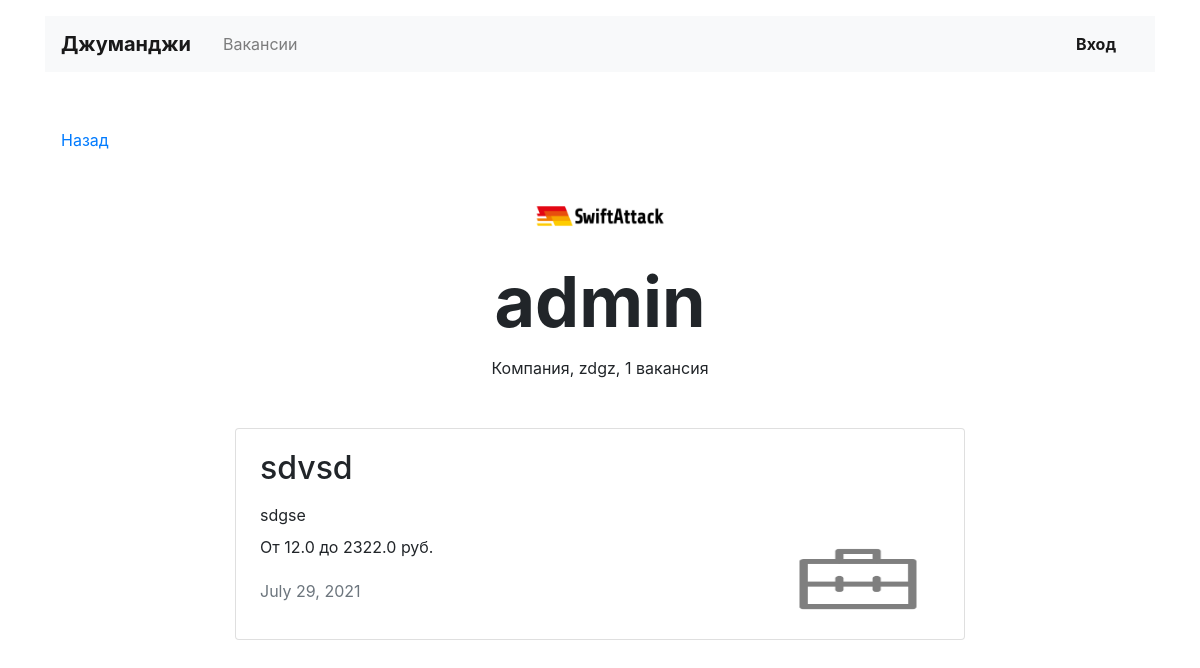
/companies/6, run on an earlier commit of the app's database.
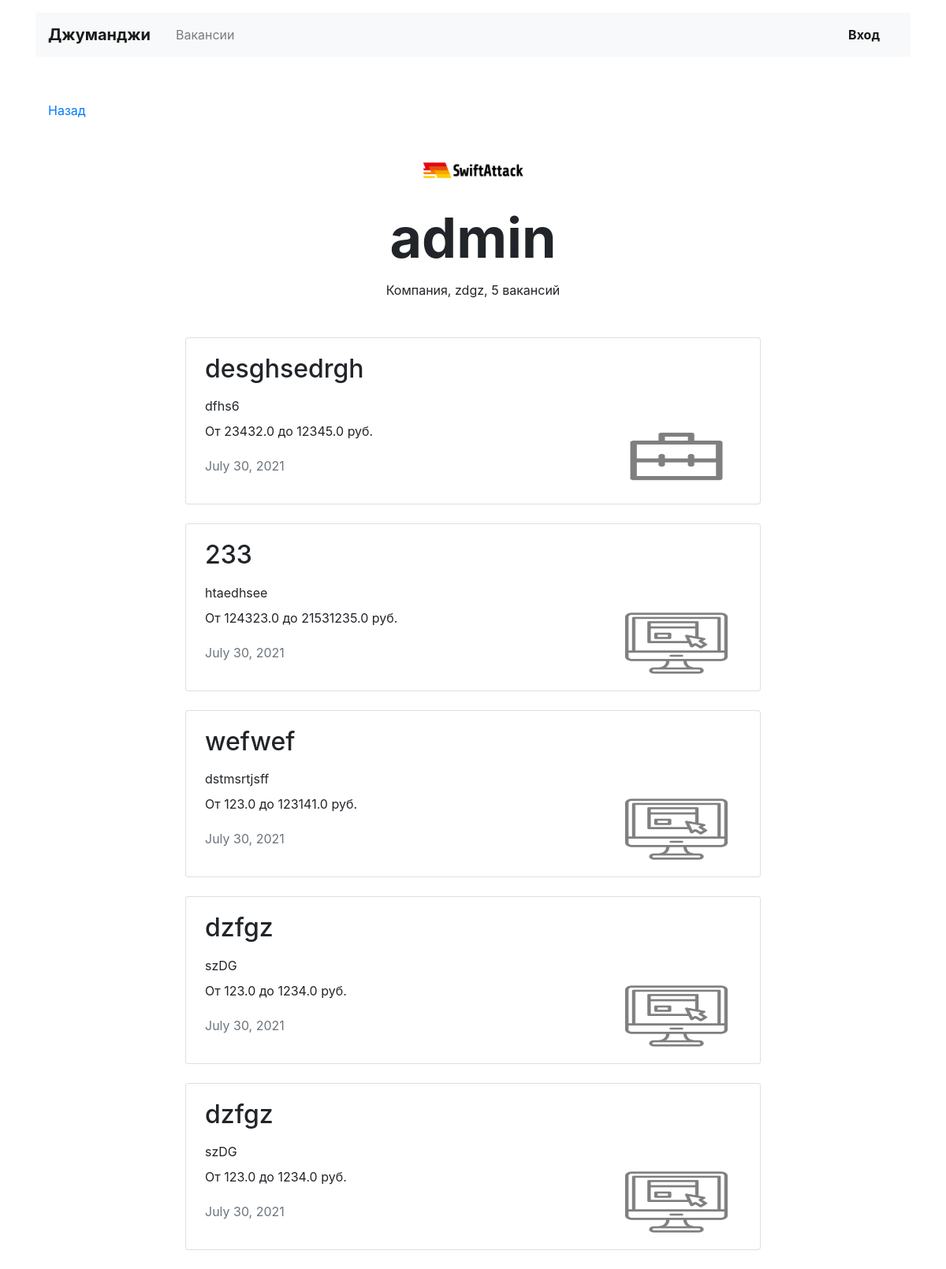
And on a later commit of the database.
### vacancies/models.py (models this page shows)
class Company(models.Model):
    name = models.CharField(max_length=20)
    location = models.CharField(max_length=50)
    logo = models.ImageField(upload_to='company_images/', blank=True, null=True)
    description = models.TextField()
    employee_count = models.IntegerField()
    owner = models.OneToOneField(User, on_delete=models.CASCADE, related_name='Company')
    class Meta:
        app_label = 'vacancies'

class Vacancy(models.Model):
    title = models.CharField(max_length=20)
    specialty = models.ForeignKey(Specialty, on_delete=models.CASCADE, related_name="vacancies")
    company = models.ForeignKey(Company, on_delete=models.CASCADE, related_name="vacancies")
    skills = models.TextField()
    description = models.TextField()
    salary_min = models.FloatField()
    salary_max = models.FloatField()
    published_at = models.DateField(default=datetime.now())
    class Meta:
        app_label = 'vacancies'

class Specialty(models.Model):
    code = models.CharField(max_length=15)
    title = models.CharField(max_length=20)
    picture = models.ImageField(upload_to='speciality_images/')
    class Meta:
        app_label = 'vacancies'

### vacancies/views.py (the view)
# urls.py: path('companies/<int:company_id>', company_view, name='companies'),
def company_view(request, company_id):
    try:
        company_data = Company.objects.get(id=company_id)
        return render(request, 'companies/companies.html', {
            'company': company_data,
        })
    except Company.DoesNotExist:
        raise Http404

### vacancies/context_processor.py (called while the page is built)
def statistics(request):
    return {
        'user': User.objects.filter(username=request.user)
    }

### vacancies/templatetags/filters.py (called while the page is built)
@register.filter(name='null_to_no')
def null_to_no(value):#отслеживание и замена нулей на "нет"
    if str(value) == '0':
        return 'нет'
    return value

@register.filter(name='rus_plural_endings')
def rus_plural_endings_1(value, arg):
    if 5 <= abs(value) % 100 <= 20 or value == 0:
        return arg + 'ий'
    if abs(value) % 10 == 1:
        return arg+'ия'
    if 2 <= abs(value) % 10 <= 4:
        return arg + 'ии'

### vacancies/templates/companies/companies.html (shortened to what this page needs)
{% extends 'base.html' %}
{% load filters %}
{% block head_page %}
<head>
  <link rel="stylesheet" href="https://stackpath.bootstrapcdn.com/bootstrap/4.3.1/css/bootstrap.min.css">
</head>
{% endblock %}
{% block main_bloc %}
<main class="container mt-3">
  <div class="navbar mt-5">
    <p><a href="#">Назад</a></p>
  </div>
  <section>
    <div class="text-center">
      <img src="{{company.logo.url}}" width="130" height="80" alt="">
    </div>
    <h1 class="h1 text-center mx-auto mt-0 pt-1" style="font-size: 70px;"><strong>{{company.name}}</strong></h1>
    <p class="text-center pt-1">Компания, {{company.location}}, {{company.vacancies.count|null_to_no}} {{ company.vacancies.count|rus_plural_endings:'ваканс' }}</p>
    <div class="row mt-5">
      <div class="col-12 col-lg-8 offset-lg-2 m-auto">
        {% for vacancy in company.vacancies.all %}
        <div class="card mb-4">
          <div class="card-body px-4">
            <div class="row">
              <div class="col-12 col-md-8 col-lg-9">
                <h2 class="h2 pb-2">{{ vacancy.title }}</h2>
                <p class="mb-2">{{ vacancy.skills }}</p>
                <p>От {{vacancy.salary_min}} до {{vacancy.salary_max}} руб.</p>
                <p class="text-muted pt-1">{{vacancy.published_at}}</p>
              </div>
              <div class="col-12 col-md-4 col-lg-3 d-flex align-items-end">
                <img src="{{vacancy.specialty.picture.url}}" width="130" height="80" alt="">
              </div>
            </div>
          </div>
        </div>
        {%endfor%}
      </div>
    </div>
  </section>
</main>
{% endblock %}

### vacancies/templates/base.html (shortened to what this page needs)
<!DOCTYPE html>
<html lang="ru">
{% block head_page %}
{% endblock %}
<body>
  <header class="container mt-3">
    <nav class="navbar navbar-expand-lg navbar-light bg-light">
      <a class="navbar-brand mr-4 font-weight-bold" href="/">Джуманджи</a>
      <div class="collapse navbar-collapse justify-content-between" id="navbarNav">
        <ul class="navbar-nav col-10">
          <li class="nav-item">
            <a class="nav-link" href="/vacancies/">Вакансии</a>
          </li>
        </ul>
        <ul class="navbar-nav col-2 justify-content-end">
          <li class="nav-item active">
            {% if user.count == 0 %}
              <a href="/login" class="nav-link font-weight-bold">Вход</a>
            {% endif %}
          </li>
        </ul>
      </div>
    </nav>
  </header>
  {% block main_bloc %}
  {% endblock %}
</body>
</html>

What changed in the data, as far as the page shows it:
removed Vacancy: title "sdvsd", skills "sdgse", salary_min "12.0", salary_max "2322.0", published_at "July 29, 2021", specialty.picture (picture)
computed for Company "admin": vacancies.count|null_to_no "1" → "5"; vacancies.count|rus_plural_endings "вакансия" → "вакансий"
added Vacancy: title "desghsedrgh", skills "dfhs6", salary_min "23432.0", salary_max "12345.0", published_at "July 30, 2021", specialty.picture (picture)
added Vacancy: title "233", skills "htaedhsee", salary_min "124323.0", salary_max "21531235.0", published_at "July 30, 2021", specialty.picture (picture)
added Vacancy: title "wefwef", skills "dstmsrtjsff", salary_min "123.0", salary_max "123141.0", published_at "July 30, 2021", specialty.picture (picture)
added Vacancy: title "dzfgz", skills "szDG", salary_min "123.0", salary_max "1234.0", published_at "July 30, 2021", specialty.picture (picture)
added Vacancy: title "dzfgz", skills "szDG", salary_min "123.0", salary_max "1234.0", published_at "July 30, 2021", specialty.picture (picture)
